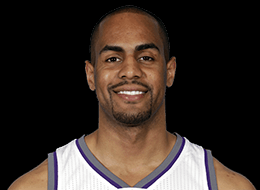
#> input picture Pictures/Arron Afflalo.png, 260 x 190 px; its folder holds 4 pictures in this run
$ python Overall.py
#> lines starting #> are read from the running program, lines starting #| are printed output that depends on the picture
import numpy as np
import cv2
import os

base = 'Pictures/'
images = os.listdir(base)
output = cv2.imread(base + images[0])
#> output is the input picture: shape (190, 260, 3); mean B, G, R 39.3, 45.1, 55.9
image1 = cv2.imread(base + images[1])
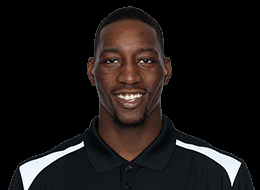
#> input picture Pictures/Bam Adebayo.png, 260 x 190 px
#> image1 is the input picture: shape (190, 260, 3); mean B, G, R 21, 21.9, 25.8

cv2.addWeighted(image1, 1.0/len(images), output, 1.0/len(images), 0, output)
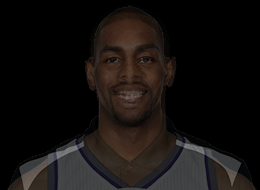
#> output: shape (190, 260, 3); mean B, G, R 15.1, 16.8, 20.4

for i in range(2,len(images)):

	# load the image
	image1 = cv2.imread(base + images[i])
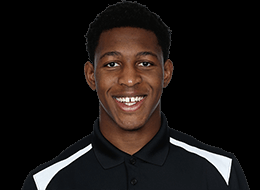
#> input picture Pictures/Center-Forward15.png, 260 x 190 px
#> image1 is the input picture: shape (190, 260, 3); mean B, G, R 19.2, 21, 26.2
	cv2.addWeighted(image1, 1.0/len(images), output, 1, 0, output)
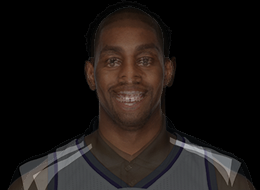
#> output: shape (190, 260, 3); mean B, G, R 19.9, 22, 27
#> pass 2 of the loop `for i in range(2,len(images)):`:
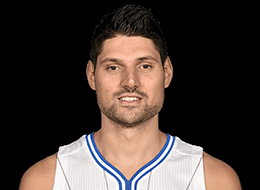
#> input picture Pictures/Center-Forward209.png, 260 x 190 px
#> image1 is the input picture: shape (190, 260, 3); mean B, G, R 51.4, 56, 66.8
#> `cv2.addWeighted(image1, 1.0/len(images), output, 1, 0, output)`:
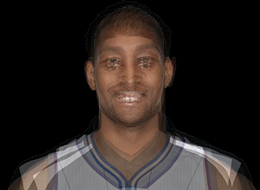
#> output: shape (190, 260, 3); mean B, G, R 32.7, 36, 43.7
cv2.imwrite("Output.png", output)
